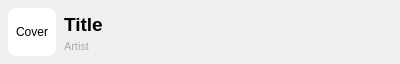
<?xml version="1.0" encoding="UTF-8"?>
<ui version="4.0">
 <class>Frame</class>
 <widget class="QFrame" name="Frame">
  <property name="geometry">
   <rect>
    <x>0</x>
    <y>0</y>
    <width>400</width>
    <height>64</height>
   </rect>
  </property>
  <property name="windowTitle">
   <string>Frame</string>
  </property>
  <widget class="QLabel" name="coverLabel">
   <property name="geometry">
    <rect>
     <x>8</x>
     <y>8</y>
     <width>48</width>
     <height>48</height>
    </rect>
   </property>
   <property name="styleSheet">
    <string notr="true">border-radius: 8px; background-color: white;</string>
   </property>
   <property name="frameShape">
    <enum>QFrame::Shape::StyledPanel</enum>
   </property>
   <property name="text">
    <string>Cover</string>
   </property>
   <property name="alignment">
    <set>Qt::AlignmentFlag::AlignCenter</set>
   </property>
  </widget>
  <widget class="QLabel" name="titleLabel">
   <property name="geometry">
    <rect>
     <x>64</x>
     <y>12</y>
     <width>328</width>
     <height>24</height>
    </rect>
   </property>
   <property name="sizePolicy">
    <sizepolicy hsizetype="Preferred" vsizetype="Preferred">
     <horstretch>0</horstretch>
     <verstretch>0</verstretch>
    </sizepolicy>
   </property>
   <property name="font">
    <font>
     <pointsize>14</pointsize>
     <bold>true</bold>
    </font>
   </property>
   <property name="text">
    <string>Title</string>
   </property>
  </widget>
  <widget class="QLabel" name="aritstLabel">
   <property name="geometry">
    <rect>
     <x>64</x>
     <y>40</y>
     <width>328</width>
     <height>12</height>
    </rect>
   </property>
   <property name="font">
    <font>
     <pointsize>8</pointsize>
    </font>
   </property>
   <property name="styleSheet">
    <string notr="true">color: rgb(170, 170, 170);</string>
   </property>
   <property name="text">
    <string>Artist</string>
   </property>
  </widget>
 </widget>
 <resources/>
 <connections/>
</ui>
